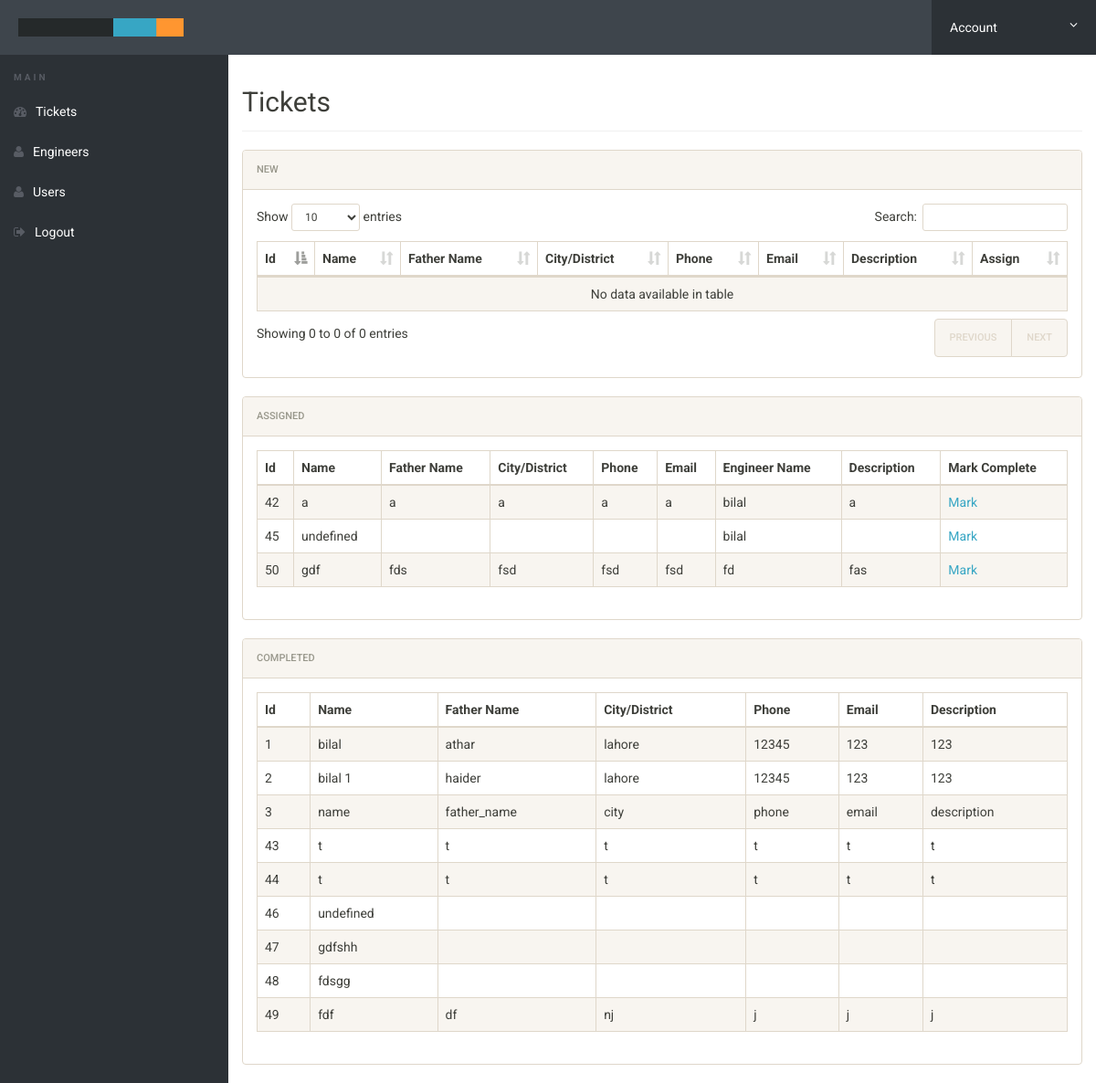
The page /admin/index.php (signed in) on the database its author committed.
### tables this page shows
CREATE TABLE IF NOT EXISTS `ticket` (
  `id` int(9) NOT NULL AUTO_INCREMENT,
  `complainant_name` varchar(100) NOT NULL,
  `father_name` varchar(100) NOT NULL,
  `city` varchar(100) NOT NULL,
  `phone` varchar(50) NOT NULL,
  `email` varchar(100) NOT NULL,
  `description` varchar(2000) NOT NULL,
  `image` varchar(200) NOT NULL,
  `state` int(2) NOT NULL,
  `engineer_id` int(9) NOT NULL DEFAULT '0',
  `remarks` varchar(500) NOT NULL,
  `user_id` int(9) NOT NULL,
  `datetime` datetime NOT NULL DEFAULT CURRENT_TIMESTAMP,
  PRIMARY KEY (`id`)
);

CREATE TABLE IF NOT EXISTS `user` (
  `id` int(9) NOT NULL AUTO_INCREMENT,
  `name` varchar(255) NOT NULL,
  `phone` varchar(255) NOT NULL,
  `email` varchar(255) NOT NULL,
  `password` varchar(255) NOT NULL,
  `is_active` bit(1) NOT NULL,
  `type` int(2) NOT NULL,
  `datetime` datetime NOT NULL DEFAULT CURRENT_TIMESTAMP,
  PRIMARY KEY (`id`)
);

### admin/index.php (the view, shortened to what this page needs)
<?php
include_once("config.php");
include_once("header.php");
?>
<div class="content-wrapper">
			<div class="container-fluid">
				<div class="row">
					<div class="col-md-12">
						<h2 class="page-title">Tickets</h2>
						<div class="panel panel-default">
							<div class="panel-heading">New</div>
							<div class="panel-body">
								<table id="zctb" class="display table table-striped table-bordered table-hover" cellspacing="0" width="100%">
									<thead>
										<tr>
											<th>Id</th>
											<th>Name</th>
											<th>Father Name</th>
											<th>City/District</th>
											<th>Phone</th>
											<th>Email</th>
											<th>Description</th>
											<th>Assign</th>
										</tr>
									</thead>
									<tbody>
									</tbody>
								</table>
							</div>
						</div>
						<div class="panel panel-default">
							<div class="panel-heading">Assigned</div>
							<div class="panel-body">
								<table id="zctb" class="display table table-striped table-bordered table-hover" cellspacing="0" width="100%">
									<thead>
										<tr>
											<th>Id</th>
											<th>Name</th>
											<th>Father Name</th>
											<th>City/District</th>
											<th>Phone</th>
											<th>Email</th>
											<th>Engineer Name</th>
											<th>Description</th>
											<th>Mark Complete</th>
										</tr>
									</thead>
									<tbody>
									<?php
									$sql = "SELECT ticket.id,ticket.complainant_name,ticket.father_name,ticket.city,ticket.phone
									,ticket.email,user.name,ticket.description FROM ticket left join user on ticket.engineer_id = user.id where ticket.state='2' and user.type='2'";
									$result = mysqli_query($conn, $sql);
								    while($row = mysqli_fetch_assoc($result)) {
										echo '<tr>';
										echo '<td>'.$row["id"].'</td>';
										echo '<td>'.$row["complainant_name"].'</td>';
										echo '<td>'.$row["father_name"].'</td>';
										echo '<td>'.$row["city"].'</td>';
										echo '<td>'.$row["phone"].'</td>';
										echo '<td>'.$row["email"].'</td>';
										echo '<td>'.$row["name"].'</td>';
										echo '<td>'.$row["description"].'</td>';
										echo '<td><a href="mark_ticket_complete.php?id='.$row["id"].'">Mark</a></td></tr>';
										}
									?>
									</tbody>
								</table>
							</div>
						</div>
						</div>
					</div>
						<div class="panel panel-default">
							<div class="panel-heading">Completed</div>
							<div class="panel-body">
								<table id="zctb" class="display table table-striped table-bordered table-hover" cellspacing="0" width="100%">
									<thead>
										<tr>
											<th>Id</th>
											<th>Name</th>
											<th>Father Name</th>
											<th>City/District</th>
											<th>Phone</th>
											<th>Email</th>
											<th>Description</th>
										</tr>
									</thead>
									<tbody>
									<?php
									$sql = "SELECT * FROM ticket where state='3'";
									$result = mysqli_query($conn, $sql);
								    while($row = mysqli_fetch_assoc($result)) {
										echo '<tr>';
										echo '<td>'.$row["id"].'</td>';
										echo '<td>'.$row["complainant_name"].'</td>';
										echo '<td>'.$row["father_name"].'</td>';
										echo '<td>'.$row["city"].'</td>';
										echo '<td>'.$row["phone"].'</td>';
										echo '<td>'.$row["email"].'</td>';
										echo '<td>'.$row["description"].'</td>';
										}
									?>
									</tbody>
								</table>
							</div>
						</div>
						</div>
			</div>
		</div>
<?php
include_once("footer.php");
?>

### admin/header.php (shortened to what this page needs)
<!doctype html>
<html lang="en" class="no-js">
<head>
	<link rel="stylesheet" href="css/font-awesome.min.css">
	<link rel="stylesheet" href="css/bootstrap.min.css">
	<link rel="stylesheet" href="css/dataTables.bootstrap.min.css">
	<link rel="stylesheet" href="css/bootstrap-social.css">
	<link rel="stylesheet" href="css/bootstrap-select.css">
	<link rel="stylesheet" href="css/fileinput.min.css">
	<link rel="stylesheet" href="css/awesome-bootstrap-checkbox.css">
	<link rel="stylesheet" href="css/style.css">
</head>
<body>
	<div class="brand clearfix">
		<a href="index.php" class="logo"><img src="img/logo.jpg" class="img-responsive" alt=""></a>
		<ul class="ts-profile-nav">
			<li class="ts-account">
				<a href="#"> Account <i class="fa fa-angle-down hidden-side"></i></a>
			</li>
		</ul>
	</div>
	<div class="ts-main-content">
		<nav class="ts-sidebar">
			<ul class="ts-sidebar-menu">
				<li class="ts-label">Main</li>
				<li><a href="index.php"><i class="fa fa-dashboard"></i>Tickets</a></li>
				<li><a href="engineers.php"><i class="fa fa-user"></i>Engineers</a></li>
				<li><a href="users.php"><i class="fa fa-user"></i>Users</a></li>
				<li><a href="logout.php"><i class="fa fa-sign-out"></i>Logout</a></li>
			</ul>
		</nav>

### admin/footer.php (shortened to what this page needs)
</body>
</html>

### admin/css/style.css (style rules this page uses)
html { font-size: 14px; }
@media only screen and (min-width: 480px) { html { font-size: 17px; } }
@media only screen and (min-width: 768px) { html { font-size: 14px; } }
body { font-size: 1em; }
a { color: #37a6c4; }
.panel { overflow: hidden; }
ul, li { margin: 0; padding: 0; list-style: none; }
.page-title { padding-bottom: 15px; margin-bottom: 20px; border-bottom: 1px solid #f0f0f0; }
.brand { background: #3e454c; position: relative; z-index: 3; position: fixed; width: 100%; top: 0; }
.brand .logo { box-sizing: border-box; padding: 20px; float: left; display: block; width: 200px; }
@media only screen and (min-width: 992px) { .brand .logo { width: 250px; } }
.brand .logo img { height: 20px; }
.brand .ts-profile-nav { float: right; display: none; }
.brand .ts-profile-nav li { float: left; position: relative; }
.brand .ts-profile-nav li a { display: block; padding: 20px; color: #fff; }
.brand .ts-profile-nav .ts-account .fa-angle-down { float: right; }
.brand .ts-profile-nav .ts-account > a { width: 180px; background: #2c3136; }
@media only screen and (min-width: 992px) { .brand .ts-profile-nav { display: block; } }
.ts-sidebar { background: #2c3136; max-height: 0; transition: max-height 0.3s; overflow: hidden; position: fixed; z-index: 2; width: 100%; bottom: 0; top: 60px; overflow-y: auto; }
@media only screen and (min-width: 992px) { .ts-sidebar { max-height: 100%; bottom: 0; } }
.ts-sidebar-menu .ts-label { color: #585c64; font-weight: bold; padding: 8px 15px; text-transform: uppercase; font-size: 10px; letter-spacing: 3px; margin-top: 10px; }
.ts-sidebar-menu a { display: block; text-decoration: none; padding: 12px 15px; color: #fff; }
.ts-sidebar-menu li { position: relative; }
.ts-sidebar-menu li i { color: #585c64; margin-right: 10px; }
.ts-main-content .content-wrapper { padding-top: 15px; margin-top: 60px; }
@media only screen and (min-width: 992px) { .ts-main-content .ts-sidebar { width: 250px; float: left; } }
@media only screen and (min-width: 992px) { .ts-main-content .content-wrapper { margin-left: 250px; } }

### rows shown on the page
ticket: id "42", complainant_name "a", father_name "a", city "a", phone "a", email "a", user.name "bilal", description "a"
ticket: id "45", complainant_name "undefined", user.name "bilal"
ticket: id "50", complainant_name "gdf", father_name "fds", city "fsd", phone "fsd", email "fsd", user.name "fd", description "fas"
ticket: id "1", complainant_name "bilal", father_name "athar", city "lahore", phone "12345", email "123", description "123"
ticket: id "2", complainant_name "bilal 1", father_name "haider", city "lahore", phone "12345", email "123", description "123"
ticket: id "3", complainant_name "name", father_name "father_name", city "city", phone "phone", email "email", description "description"
ticket: id "43", complainant_name "t", father_name "t", city "t", phone "t", email "t", description "t"
ticket: id "44", complainant_name "t", father_name "t", city "t", phone "t", email "t", description "t"
ticket: id "46", complainant_name "undefined"
ticket: id "47", complainant_name "gdfshh"
ticket: id "48", complainant_name "fdsgg"
ticket: id "49", complainant_name "fdf", father_name "df", city "nj", phone "j", email "j", description "j"
